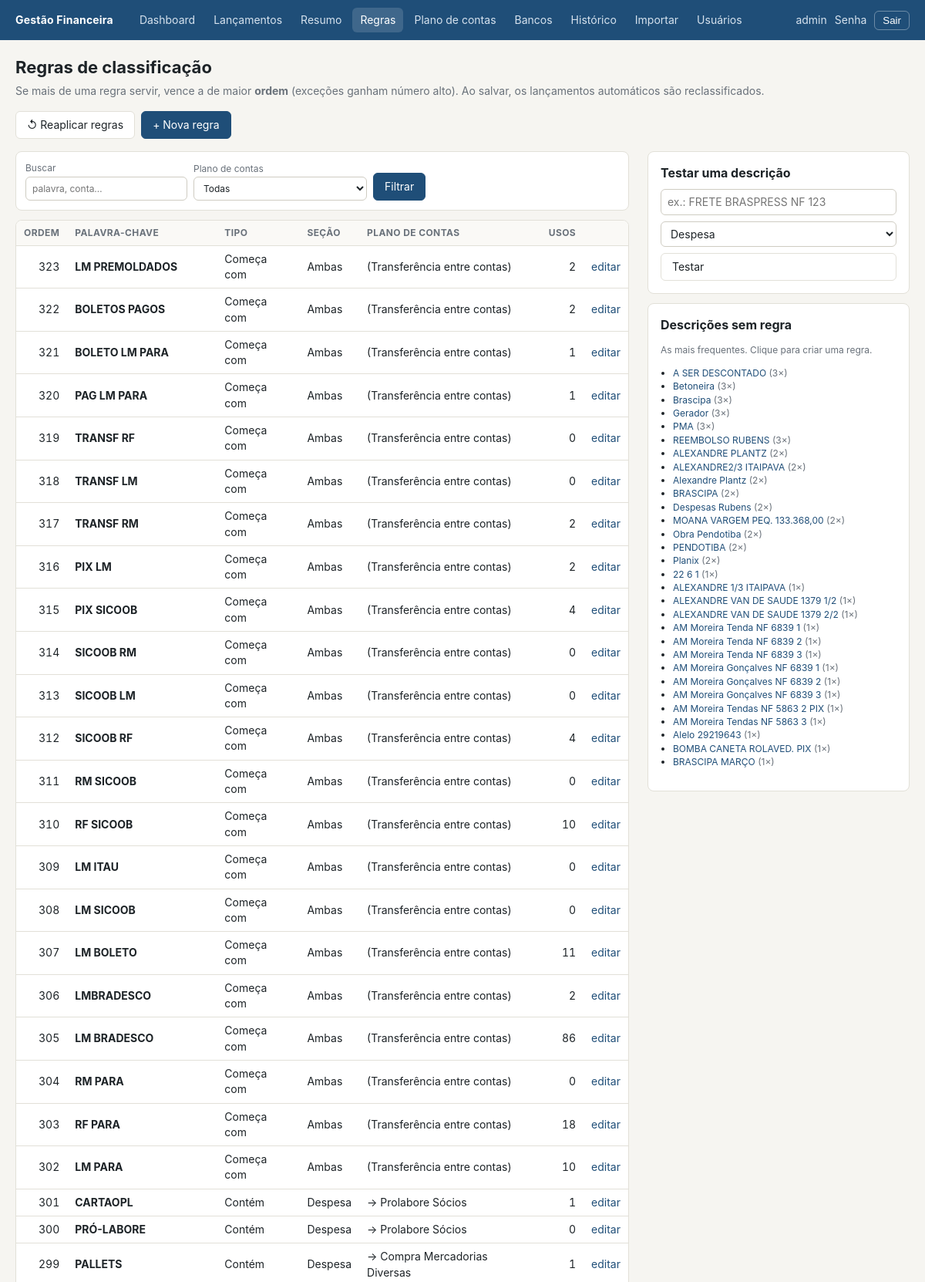
/regras/ (signed in, upper part), run on the app's committed database.
### financas/models.py (models this page shows, shortened)
class Regra(models.Model):
    class Tipo(models.TextChoices):
        CONTEM = "C", "Contém"
        COMECA = "I", "Começa com"
    class SecaoRegra(models.TextChoices):
        RECEITA = "R", "Receita"
        DESPESA = "D", "Despesa"
        AMBAS = "A", "Ambas"
    palavra = models.CharField("palavra-chave", max_length=80)
    tipo = models.CharField("tipo de busca", max_length=1, choices=Tipo.choices, default=Tipo.CONTEM)
    secao = models.CharField("seção", max_length=1, choices=SecaoRegra.choices, default=SecaoRegra.AMBAS)
    conta = models.ForeignKey(Conta, on_delete=models.PROTECT, related_name="regras", verbose_name="plano de contas")
    ordem = models.PositiveIntegerField(
        default=0, db_index=True,
        help_text="Maior número = maior prioridade (exceções ficam com número alto).",
    )
    observacao = models.CharField("observação", max_length=200, blank=True)
    ativa = models.BooleanField(default=True)
    history = HistoricalRecords()
    class Meta:
        ordering = ["ordem", "id"]
        verbose_name = "regra"

class Conta(models.Model):
    codigo = models.CharField("código", max_length=20, blank=True)
    nome = models.CharField(max_length=120, unique=True)
    nao_entra_no_dre = models.BooleanField(
        "fora do DRE", default=False,
        help_text="Ex.: transferência entre contas da própria empresa.",
    )
    ativa = models.BooleanField(default=True)
    history = HistoricalRecords()
    class Meta:
        ordering = ["codigo", "nome"]
        verbose_name = "conta do plano de contas"
        verbose_name_plural = "plano de contas"
    def __str__(self):
        return self.nome

### financas/views.py (the view)
# urls.py: path("regras/", views.regras, name="regras"),
def regras(request):
    qs = Regra.objects.select_related("conta").annotate()
    q = request.GET.get("q", "").strip()
    if q:
        qs = qs.filter(Q(palavra__icontains=q) | Q(conta__nome__icontains=q) | Q(observacao__icontains=q))
    if request.GET.get("conta"):
        qs = qs.filter(conta_id=request.GET["conta"])
    uso = dict(Lancamento.objects.filter(classificacao="A").values_list("regra").annotate(n=Count("id")))
    lista = list(qs.order_by("-ordem", "-id"))
    for r in lista:
        r.uso = uso.get(r.id, 0)
    teste = None
    if request.GET.get("testar"):
        d, s = request.GET["testar"], request.GET.get("secao_teste", "D")
        ativas = regras_ativas()
        dn = normalizar(d)
        todas = [r for r in ativas if regra_serve(r, dn, s)]
        teste = {"descricao": d, "secao": s, "vencedora": todas[0] if todas else None, "outras": todas[1:]}
    return render(request, "financas/regras.html", {
        "regras": lista, "q": q, "teste": teste, "contas": Conta.objects.filter(ativa=True),
        "conta_sel": request.GET.get("conta", ""),
        "sem_regra": Lancamento.objects.filter(classificacao="N").values("descricao", "secao")
        .annotate(n=Count("id")).order_by("-n")[:30],
    })

### financas/templates/financas/regras.html (shortened to what this page needs)
{% extends "financas/base.html" %}
{% block conteudo %}
<div class="cabecalho">
  <div>
    <h1>Regras de classificação</h1>
    <span class="muted">Se mais de uma regra servir, vence a de maior <b>ordem</b> (exceções ganham número alto). Ao salvar, os lançamentos automáticos são reclassificados.</span>
  </div>
  <div class="acoes">
    <form method="post" action="{% url 'reclassificar' %}">{% csrf_token %}<input type="hidden" name="next" value="{% url 'regras' %}"><button class="btn">↺ Reaplicar regras</button></form>
    <a class="btn prim" href="{% url 'regra_nova' %}">+ Nova regra</a>
  </div>
</div>
<div class="duas-colunas" style="grid-template-columns: minmax(0,1fr) 340px">
<div>
  <form class="filtros" method="get">
    <label>Buscar <input name="q" value="{{ q }}" placeholder="palavra, conta…"></label>
    <label>Plano de contas <select name="conta"><option value="">Todas</option>{% for c in contas %}<option value="{{ c.pk }}" {% if c.pk|stringformat:"s" == conta_sel %}selected{% endif %}>{{ c }}</option>{% endfor %}</select></label>
    <button class="btn prim">Filtrar</button>
  </form>
  <div class="tabela-wrap"><table>
    <thead><tr><th class="num">Ordem</th><th>Palavra-chave</th><th>Tipo</th><th>Seção</th><th>Plano de contas</th><th class="num">Usos</th><th></th></tr></thead>
    <tbody>{% for r in regras %}
      <tr {% if not r.ativa %}class="muted"{% endif %}>
        <td class="num">{{ r.ordem }}</td>
        <td><b>{{ r.palavra }}</b>{% if r.observacao %}<br><span class="muted small">{{ r.observacao }}</span>{% endif %}</td>
        <td>{{ r.get_tipo_display }}</td>
        <td>{{ r.get_secao_display }}</td>
        <td>{{ r.conta }}</td>
        <td class="num">{{ r.uso }}</td>
        <td>{% if not r.ativa %}<span class="etiqueta x">inativa</span> {% endif %}<a href="{% url 'regra_editar' r.pk %}">editar</a></td>
      </tr>
    {% empty %}<tr><td colspan="7" class="muted">Nenhuma regra.</td></tr>{% endfor %}</tbody>
  </table></div>
</div>
<div>
  <div class="cartao">
    <h2 style="margin-top:0">Testar uma descrição</h2>
    <form method="get" style="display:grid; gap:8px">
      <input name="testar" value="{{ teste.descricao|default:'' }}" placeholder="ex.: FRETE BRASPRESS NF 123">
      <select name="secao_teste">
        <option value="D" {% if teste.secao != 'R' %}selected{% endif %}>Despesa</option>
      </select>
      <button class="btn">Testar</button>
    </form>
  </div>
  {% if sem_regra %}
  <div class="cartao" style="margin-top:12px">
    <h2 style="margin-top:0">Descrições sem regra</h2>
    <p class="small muted">As mais frequentes. Clique para criar uma regra.</p>
    <ul class="small" style="padding-left:16px">{% for s in sem_regra %}
      <li><a href="{% url 'regra_nova' %}?palavra={{ s.descricao|truncatewords:1|cut:'…'|urlencode }}&secao={{ s.secao }}">{{ s.descricao }}</a> <span class="muted">({{ s.n }}×)</span></li>
    {% endfor %}</ul>
  </div>
  {% endif %}
</div>
</div>
{% endblock %}

### financas/templates/financas/base.html (shortened to what this page needs)
{% load static %}<!doctype html>
<html lang="pt-br">
<head>
  <link rel="stylesheet" href="{% static 'financas/style.css' %}">
</head>
<body hx-headers='{"X-CSRFToken": "{{ csrf_token }}"}'>
{% if user.is_authenticated %}
<header class="topo">
  <div class="wrap">
    <a class="marca" href="{% url 'lancamentos' %}">Gestão Financeira</a>
    {% with u=request.resolver_match.url_name %}
    <nav>
      <a href="{% url 'dashboard' %}" class="{% if u == 'dashboard' %}ativo{% endif %}">Dashboard</a>
      <a href="{% url 'lancamentos' %}" class="{% if u == 'lancamentos' or 'lancamento' in u %}ativo{% endif %}">Lançamentos</a>
      <a href="{% url 'resumo' %}" class="{% if u == 'resumo' %}ativo{% endif %}">Resumo</a>
      <a href="{% url 'regras' %}" class="{% if 'regra' in u %}ativo{% endif %}">Regras</a>
      <a href="{% url 'contas' %}" class="{% if 'conta' in u %}ativo{% endif %}">Plano de contas</a>
      <a href="{% url 'bancos' %}" class="{% if 'banco' in u %}ativo{% endif %}">Bancos</a>
      <a href="{% url 'historico' %}" class="{% if u == 'historico' %}ativo{% endif %}">Histórico</a>
      <a href="{% url 'importar' %}" class="{% if u == 'importar' %}ativo{% endif %}">Importar</a>
      {% if user.is_staff %}<a href="{% url 'admin:index' %}">Usuários</a>{% endif %}
    </nav>
    {% endwith %}
    <div class="usuario">
      <span>{{ user.get_full_name|default:user.username }}</span>
      <a class="link-senha" href="{% url 'password_change' %}" style="color:#d6e2ee">Senha</a>
      <form method="post" action="{% url 'logout' %}">{% csrf_token %}<button>Sair</button></form>
    </div>
  </div>
</header>
{% endif %}
<main class="wrap">
  {% block conteudo %}{% endblock %}
</main>
</body>
</html>

### financas/static/financas/style.css (style rules this page uses)
:root { --bg: #f6f5f1; --surface: #fff; --ink: #1d2327; --muted: #69717a; --line: #e2e0d8; --accent: #1f4e78; --accent-ink: #fff; --accent-soft: #e6eef6; --ok: #2e7d4f; --warn-bg: #fff4d6; --warn: #8a6100; --manual-bg: #ece6f7; --manual: #5b3fa0; --danger: #b3261e; --radius: 8px; font-family: "Inter", system-ui, -apple-system, "Segoe UI", sans-serif; font-size: 14px; }
* { box-sizing: border-box; }
body { margin: 0; background: var(--bg); color: var(--ink); line-height: 1.45; }
a { color: var(--accent); text-decoration: none; }
.num { font-variant-numeric: tabular-nums; text-align: right; white-space: nowrap; }
.muted { color: var(--muted); }
.small { font-size: 12px; }
header.topo { background: var(--accent); color: var(--accent-ink); }
header.topo .wrap { display: flex; align-items: center; gap: 24px; height: 52px; }
header.topo .marca { font-weight: 700; letter-spacing: .2px; color: #fff; white-space: nowrap; }
header.topo nav { display: flex; gap: 4px; flex: 1; overflow-x: auto; }
header.topo nav a { color: #d6e2ee; padding: 6px 10px; border-radius: 6px; white-space: nowrap; }
header.topo nav a:hover, header.topo nav a.ativo { background: rgba(255,255,255,.14); color: #fff; text-decoration: none; }
header.topo .usuario { display: flex; align-items: center; gap: 10px; color: #d6e2ee; white-space: nowrap; }
header.topo .usuario button { background: none; border: 1px solid rgba(255,255,255,.35); color: #fff; padding: 4px 10px; border-radius: 6px; cursor: pointer; }
.wrap { max-width: 1280px; margin: 0 auto; padding: 0 20px; }
main.wrap { padding-top: 20px; padding-bottom: 48px; }
h1 { font-size: 22px; margin: 0 0 4px; }
h2 { font-size: 16px; margin: 24px 0 8px; }
.cabecalho { display: flex; align-items: flex-end; justify-content: space-between; gap: 16px; margin-bottom: 16px; flex-wrap: wrap; }
.acoes { display: flex; gap: 8px; flex-wrap: wrap; }
.btn, button.btn { display: inline-flex; align-items: center; gap: 6px; padding: 7px 14px; border-radius: 6px; border: 1px solid var(--line); background: var(--surface); color: var(--ink); cursor: pointer; font: inherit; }
.btn.prim { background: var(--accent); color: #fff; border-color: var(--accent); }
input, select, textarea { font: inherit; padding: 6px 8px; border: 1px solid #cfccc2; border-radius: 6px; background: #fff; color: var(--ink); }
.filtros { display: flex; gap: 8px; flex-wrap: wrap; align-items: end; background: var(--surface); padding: 12px; border: 1px solid var(--line); border-radius: var(--radius); margin-bottom: 12px; }
.filtros label { display: flex; flex-direction: column; font-size: 12px; color: var(--muted); gap: 2px; }
.cartao { background: var(--surface); border: 1px solid var(--line); border-radius: var(--radius); padding: 16px; }
.tabela-wrap { background: var(--surface); border: 1px solid var(--line); border-radius: var(--radius); overflow-x: auto; }
table { width: 100%; border-collapse: collapse; }
th, td { padding: 7px 10px; border-bottom: 1px solid var(--line); text-align: left; vertical-align: middle; }
th { font-size: 12px; text-transform: uppercase; letter-spacing: .4px; color: var(--muted); background: #faf9f6; position: sticky; top: 0; }
.duas-colunas { display: grid; grid-template-columns: minmax(0, 560px) minmax(0, 1fr); gap: 24px; align-items: start; }
:root { --surface: #ffffff; --serie-1: #2a78d6; --serie-2: #eb6834; --serie-3: #1baf7a; --serie-4: #eda100; --serie-5: #e87ba4; --serie-6: #008300; --bom: #2e7d4f; --ruim: #b3261e; }

### data on the page
Regra: ordem "323", palavra "LM PREMOLDADOS", tipo "Começa com", secao "Ambas", conta "(Transferência entre contas)", uso "2"
Regra: ordem "322", palavra "BOLETOS PAGOS", tipo "Começa com", secao "Ambas", conta "(Transferência entre contas)", uso "2"
Regra: ordem "321", palavra "BOLETO LM PARA", tipo "Começa com", secao "Ambas", conta "(Transferência entre contas)", uso "1"
Regra: ordem "320", palavra "PAG LM PARA", tipo "Começa com", secao "Ambas", conta "(Transferência entre contas)", uso "1"
Regra: ordem "319", palavra "TRANSF RF", tipo "Começa com", secao "Ambas", conta "(Transferência entre contas)", uso "0"
Regra: ordem "318", palavra "TRANSF LM", tipo "Começa com", secao "Ambas", conta "(Transferência entre contas)", uso "0"
Regra: ordem "317", palavra "TRANSF RM", tipo "Começa com", secao "Ambas", conta "(Transferência entre contas)", uso "2"
Regra: ordem "316", palavra "PIX LM", tipo "Começa com", secao "Ambas", conta "(Transferência entre contas)", uso "2"
Regra: ordem "315", palavra "PIX SICOOB", tipo "Começa com", secao "Ambas", conta "(Transferência entre contas)", uso "4"
Regra: ordem "314", palavra "SICOOB RM", tipo "Começa com", secao "Ambas", conta "(Transferência entre contas)", uso "0"
Regra: ordem "313", palavra "SICOOB LM", tipo "Começa com", secao "Ambas", conta "(Transferência entre contas)", uso "0"
Regra: ordem "312", palavra "SICOOB RF", tipo "Começa com", secao "Ambas", conta "(Transferência entre contas)", uso "4"
Regra: ordem "311", palavra "RM SICOOB", tipo "Começa com", secao "Ambas", conta "(Transferência entre contas)", uso "0"
Regra: ordem "310", palavra "RF SICOOB", tipo "Começa com", secao "Ambas", conta "(Transferência entre contas)", uso "10"
Regra: ordem "309", palavra "LM ITAU", tipo "Começa com", secao "Ambas", conta "(Transferência entre contas)", uso "0"
Regra: ordem "308", palavra "LM SICOOB", tipo "Começa com", secao "Ambas", conta "(Transferência entre contas)", uso "0"
Regra: ordem "307", palavra "LM BOLETO", tipo "Começa com", secao "Ambas", conta "(Transferência entre contas)", uso "11"
Regra: ordem "306", palavra "LMBRADESCO", tipo "Começa com", secao "Ambas", conta "(Transferência entre contas)", uso "2"
Regra: ordem "305", palavra "LM BRADESCO", tipo "Começa com", secao "Ambas", conta "(Transferência entre contas)", uso "86"
Regra: ordem "304", palavra "RM PARA", tipo "Começa com", secao "Ambas", conta "(Transferência entre contas)", uso "0"
Regra: ordem "303", palavra "RF PARA", tipo "Começa com", secao "Ambas", conta "(Transferência entre contas)", uso "18"
Regra: ordem "302", palavra "LM PARA", tipo "Começa com", secao "Ambas", conta "(Transferência entre contas)", uso "10"
Regra: ordem "301", palavra "CARTAOPL", tipo "Contém", secao "Despesa", conta "-> Prolabore Sócios", uso "1"
Regra: ordem "300", palavra "PRÓ-LABORE", tipo "Contém", secao "Despesa", conta "-> Prolabore Sócios", uso "0"
Regra: ordem "299", palavra "PALLETS", tipo "Contém", secao "Despesa", conta "-> Compra Mercadorias Diversas", uso "1"

### other printed values
{{ user.get_full_name|default:user.username }} "admin"
